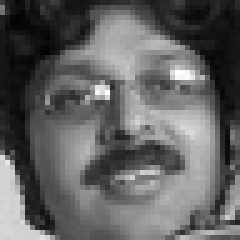
#> input picture assets/happy/happy-0607.jpg, 48 x 48 px, found by its file name (shown 5 times larger)
$ jupyter execute test.ipynb
#> lines starting #> are read from the running program, lines starting #| are printed output that depends on the picture
[cell 1]
import pandas as pd
import numpy as np
import cv2

import matplotlib.pyplot as plt

[cell 2]
img_listNo = [int(i) for i in range(607, 610)]
img_listNo

[cell 3]
# Load gambar dan langsung konversi menjadi pizel matrix karena gambar sudah grayscale semua
# Happy
happy1 = cv2.imread('assets/happy/happy-0607.jpg', 0)
#> happy1 is the input picture: shape (48, 48); min 2, max 255, mean 97.3
happy2 = cv2.imread('assets/happy-0608.jpg', 0)
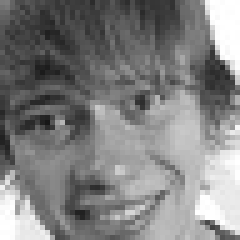
#> input picture assets/happy/happy-0608.jpg, 48 x 48 px, found by its file name (shown 5 times larger)
#> happy2 is the input picture: shape (48, 48); min 23, max 255, mean 128.8
happy3 = cv2.imread('assets/happy-0609.jpg', 0)
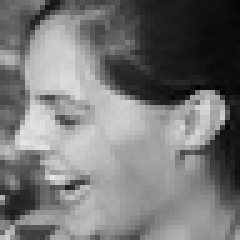
#> input picture assets/happy/happy-0609.jpg, 48 x 48 px, found by its file name (shown 5 times larger)
#> happy3 is the input picture: shape (48, 48); min 3, max 231, mean 118.2
# Netral
neutral1 = cv2.imread('assets/neutral-0607.jpg', 0)
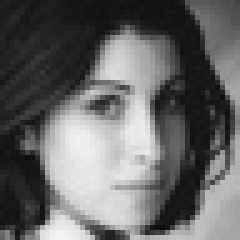
#> input picture assets/netral/neutral-0607.jpg, 48 x 48 px, found by its file name (shown 5 times larger)
#> neutral1 is the input picture: shape (48, 48); min 13, max 244, mean 102.7
neutral2 = cv2.imread('assets/neutral-0608.jpg', 0)
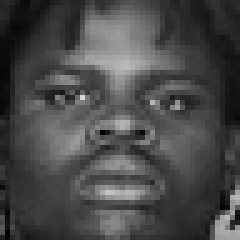
#> input picture assets/netral/neutral-0608.jpg, 48 x 48 px, found by its file name (shown 5 times larger)
#> neutral2 is the input picture: shape (48, 48); min 0, max 217, mean 73.5
neutral3 = cv2.imread('assets/neutral-0609.jpg', 0)
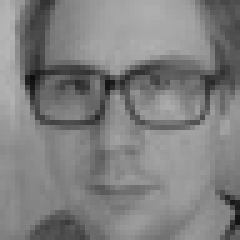
#> input picture assets/netral/neutral-0609.jpg, 48 x 48 px, found by its file name (shown 5 times larger)
#> neutral3 is the input picture: shape (48, 48); min 13, max 181, mean 127.8
# Sad
sad1 = cv2.imread('assets/sad-0607.jpg', 0)
sad2 = cv2.imread('assets/sad-0608.jpg', 0)
sad3 = cv2.imread('assets/sad-0609.jpg', 0)

[cell 4]
print(happy1)
#> (printed output is left out)
